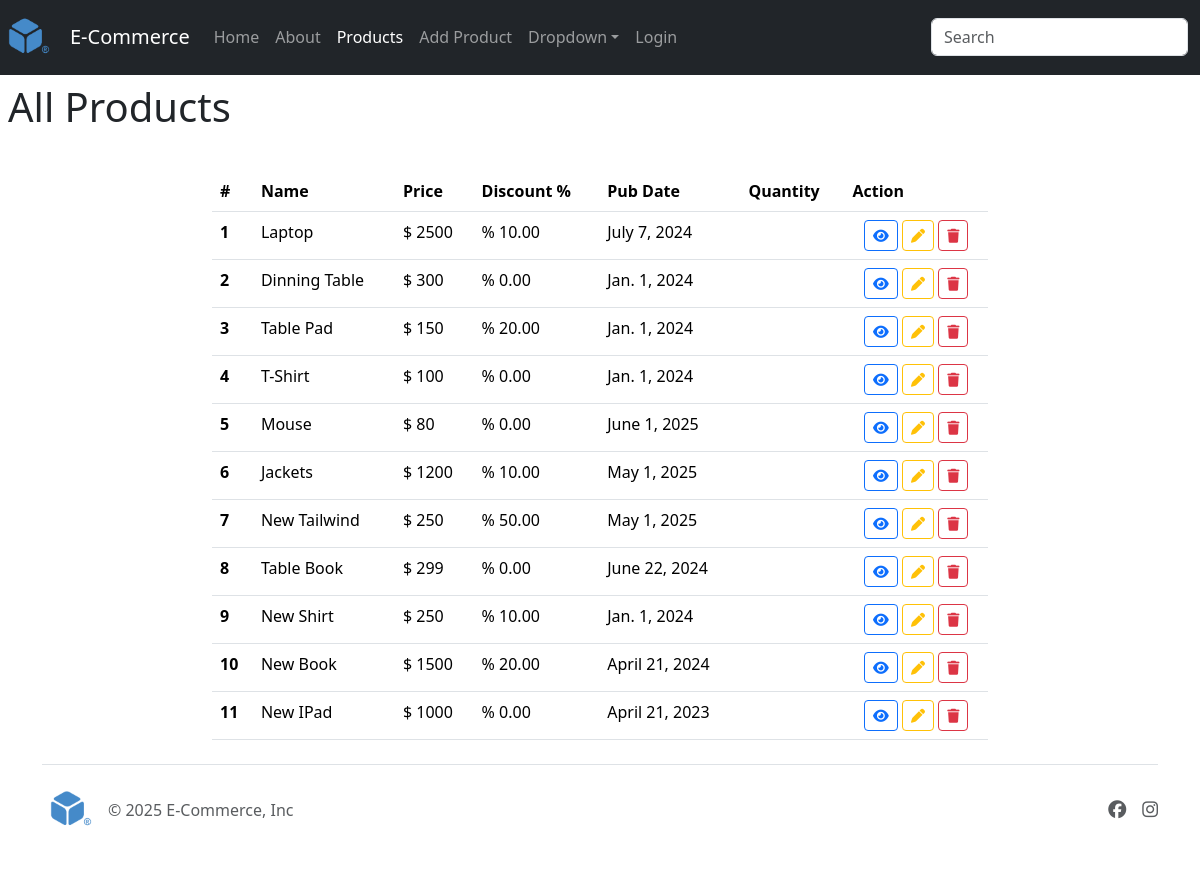
/products/, run on an earlier commit of the app's database.
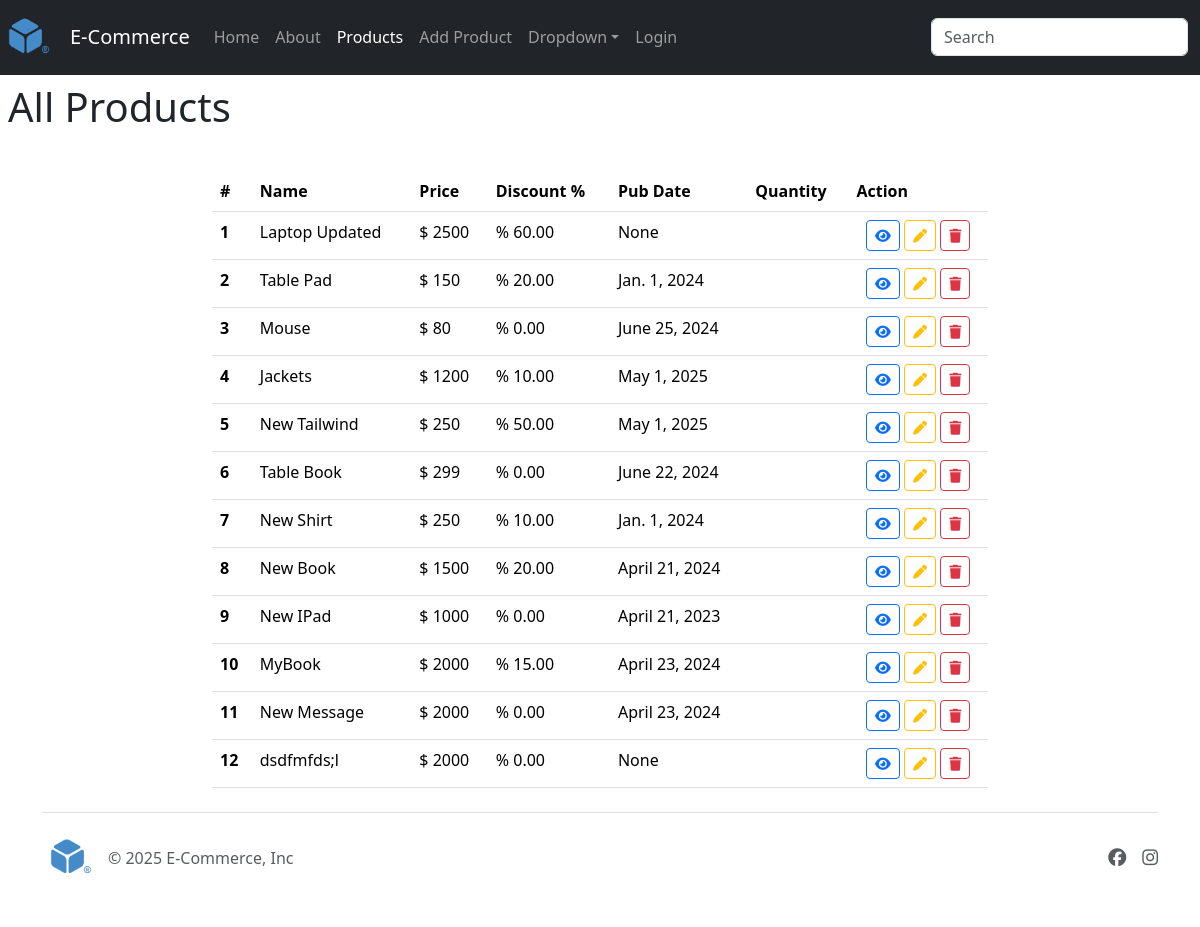
And on a later commit of the database.
### store/models.py (models this page shows, shortened)
class Product(models.Model):
    category = models.ForeignKey(Category, on_delete=models.CASCADE, related_name="products")
    name = models.CharField(max_length=200)
    description = models.TextField(null=True, blank=True)
    pub_date = models.DateField(null=True, blank=True)
    price = models.PositiveIntegerField() # 1000
    discount = models.DecimalField(max_digits=5, decimal_places=2, help_text="Discount Percentage i.e.", default=0) # 10%
    featured = models.BooleanField(default=0)
    image = models.ImageField(default="default.png",upload_to="images/product_images", null=True, blank=True)
    created_at = models.DateField(auto_now_add=True, null=True)
    branch = models.ManyToManyField(Branch)
    class Meta:
        verbose_name = 'Our Products'
        verbose_name_plural = 'Our Products'

### store/views.py (the view)
# urls.py: path("products/", views.products, name="products"),
def products(request):
    products = Product.objects.all()
    context = {
        "page_title":'Products',
        'products': products
    }
    return render(request, 'store/products.html', context)

### templates/store/products.html (shortened to what this page needs)
{% extends 'layout/base.html' %}
{% block content %}
<h1 class="p-2">All Products</h1>
<br>
<div class="container col-8">
    <table class="table">
        <thead>
            <tr>
                <th scope="col">#</th>
                <th scope="col">Name</th>
                <th scope="col">Price</th>
                <th scope="col">Discount %</th>
                <th scope="col">Pub Date</th>
                <th scope="col">Quantity</th>
                <th scope="col">Action</th>
            </tr>
        </thead>
        <tbody>
            {% for product in products %}
            <tr>
                <th scope="row">{{ forloop.counter }}</th>
                <td>{{product.name}}</td>
                <td>$ {{product.price}}</td>
                <td>% {{product.discount}}</td>
                <td>{{product.pub_date}}</td>
                <td></td>
                <td class="text-center">
                    <a href="{% url 'product' product.id %}" class="btn btn-outline-primary btn-sm">
                        <i class="fa fa-eye"></i>
                    </a>
                    <a href="{% url 'edit_product' product.id %}" class="btn btn-outline-warning btn-sm">
                        <i class="fa fa-pen"></i>
                    </a>
                    <a href="{% url 'delete_product' product.id %}" class="btn btn-outline-danger btn-sm">
                        <i class="fa fa-trash"></i>
                    </a>
                </td>
            </tr>
            {% endfor %}
        </tbody>
    </table>
</div>
{% endblock %}

What changed in the data, as far as the page shows it:
removed Product: name "Dinning Table", price "300", discount "0.00", pub_date "Jan. 1, 2024"
removed Product: name "T-Shirt", price "100", discount "0.00", pub_date "Jan. 1, 2024"
changed Product: name "Laptop" → "Laptop Updated"; discount "10.00" → "60.00"; pub_date "July 7, 2024" → "None"
changed Product "Mouse": pub_date "June 1, 2025" → "June 25, 2024"
added Product: name "MyBook", price "2000", discount "15.00", pub_date "April 23, 2024"
added Product: name "New Message", price "2000", discount "0.00", pub_date "April 23, 2024"
added Product: name "dsdfmfds;l", price "2000", discount "0.00", pub_date "None"
